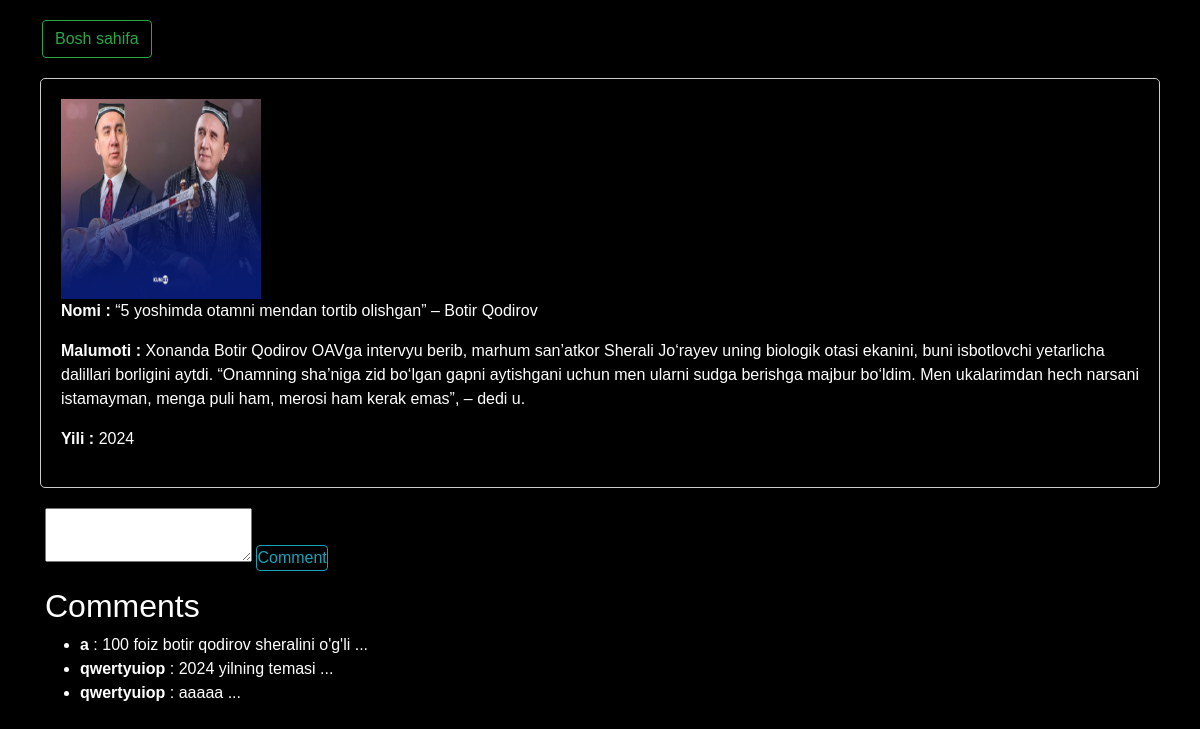
Page /news/new-detail/7/ (signed in) on the committed database.
### newapp/models.py (models this page shows, shortened)
class News(models.Model):
    objects = None
    title = models.CharField(max_length=100)
    description = models.TextField(max_length=1000)
    year = models.IntegerField()
    image = models.ImageField(upload_to='')

class Comment(models.Model):
    objects = None
    user = models.ForeignKey(User, on_delete=models.CASCADE)
    post = models.ForeignKey(News, on_delete=models.CASCADE, related_name='comments')
    text = models.TextField(max_length=500)

### newapp/views.py (the view, shortened to what this page needs)
# urls.py: path('new-detail/<int:pk>/', NewsDetailView.as_view(), name='new-detail'),
class NewsDetailView(DetailView):
    model = News
    template_name = 'news-detail.html'

### template/news-detail.html (shortened to what this page needs)
{% load static %}
<head>
    <link rel="stylesheet" href="https://stackpath.bootstrapcdn.com/bootstrap/4.5.0/css/bootstrap.min.css"
>
</head>
<link rel="stylesheet" href="/static/detail1.css">
<div class="card-body">
<body>
    <nav>
        <ul>
            <li style="padding: 22px"><a class="btn btn-outline-success" href="../../list">Bosh sahifa</a></li>
        </ul>
    </nav>
<main>
    <section>
        <div>
            <img src="{{ news.image.url }}" width="220" height="220" alt="{{news.image}}">
        </div>
        <div>
            <p><strong>Nomi : </strong>{{ news.title }}</p>
            <p><strong>Malumoti : </strong>{{ news.description }}</p>
            <p><strong>Yili : </strong>{{ news.year }}</p>
        </div>
    </section>
    <form method="post">
        <label>
            <textarea rows="2" name="comment"></textarea>
        </label>
        {% if request.user.is_authenticated %}
                     <input style="padding: 0px 0px" type="submit" class="btn btn-outline-info" value="Comment">
        {% else %}
            <a type="button"  class="btn btn-outline-danger" href="/users:login/"></a>
        {% endif %}
    </form>
    <h2 style="padding: 0px 5px">Comments</h2>
    {% if news.comments.all %}
        <ul>
            {% for i in news.comments.all %}
                <li>
                    <strong>{{ i.user.username }}</strong> :
                    {{ i.text }} ... <br>
                </li>
            {% endfor %}
        </ul>
    {% else %}
    <p style="padding: 0px 5px">No comments yet.</p>
{% endif %}
</main>
</body>
</div>

### static/detail1.css (style rules this page uses)
body { content: ""; position: absolute; width: 100%; height: 100%; background: url("https://img.freepik.com/free-vector/digital-futuristic-earth-technology-background-with-glowing-lights_1017-23327.jpg?w=2000&t=st=1715898031~exp=1715898631~hmac=d7d11d3783e4909207f8d4f73c5e7b80d13791aa114bf399cd21ba1fab227c14"), #000; background-position: center; background-size: cover; }
h4, h2 { color:white; }
th, tr, ul, p, li { color:white; }

### template/news-detail.html (style rules this page uses)
body { font-family: Arial, sans-serif; margin: 0; padding: 0; }
nav ul { list-style-type: none; padding: 0; margin: 0; }
nav ul li { display: inline; margin-right: 20px; }
nav ul li a { color: #fff; text-decoration: none; }
main { padding: 20px; }
section { border: 1px solid #ccc; border-radius: 5px; padding: 20px; margin-bottom: 20px; overflow: hidden; }
form { margin-top: 0; padding: 0px 5px }
section img { float: left; margin-right: 20px; max-width: 200px; max-height: 200px; }
section div { float: left; }

### rows in the picture
News: image (picture), title "“5 yoshimda otamni mendan tortib olishgan” – Botir Qodirov", description "Xonanda Botir Qodirov OAVga intervyu berib, marhum san’atkor Sherali Jo‘rayev uning biologik otasi ekanini, buni isbotlovchi yetarlicha dalillari borligini aytdi. “Onamning sha’niga zid bo‘lgan gapni aytishgani uchun men ularni sudga berishga majbur bo‘ldim. Men ukalarimdan hech narsani istamayman, menga puli ham, merosi ham kerak emas”, – dedi u.", year "2024"
Comment: user.username "a", text "100 foiz botir qodirov sheralini o'g'li"
Comment: user.username "qwertyuiop", text "2024 yilning temasi"
Comment: user.username "qwertyuiop", text "aaaaa"
